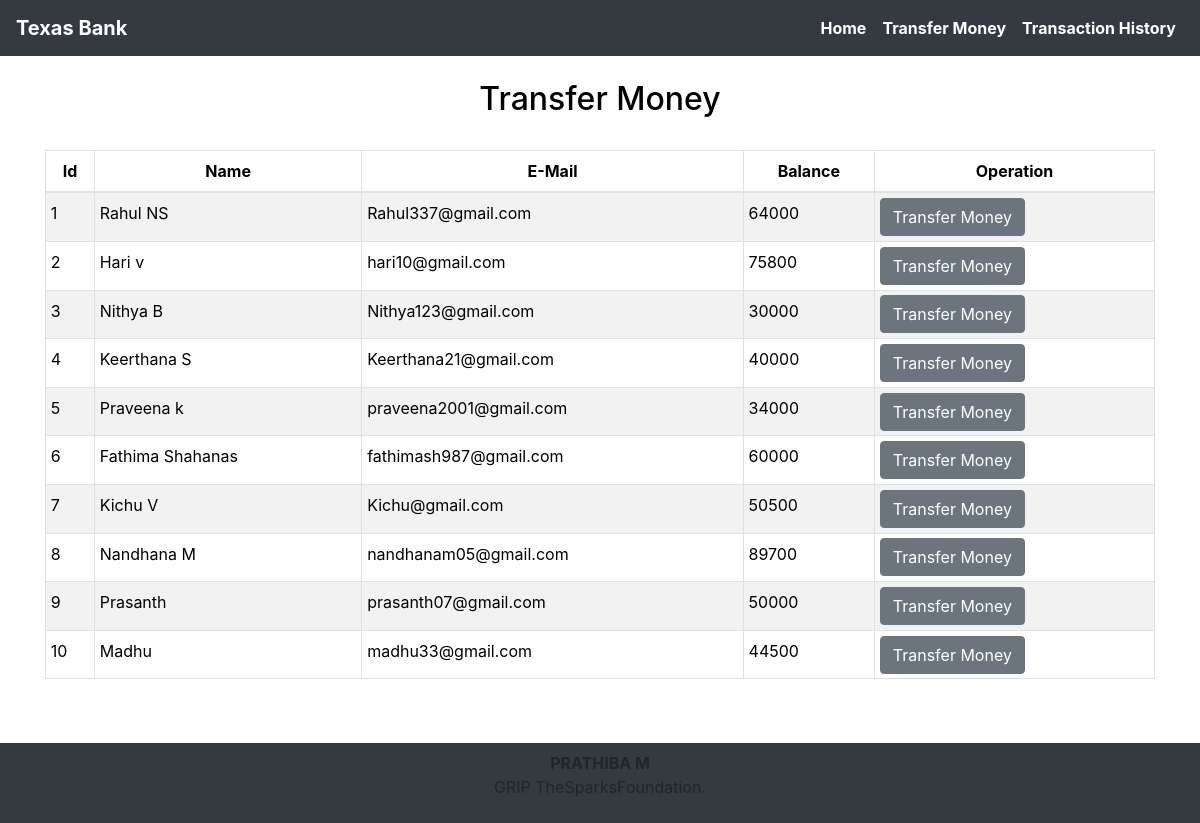
The page /moneytransfer.php on the database its author committed.
### tables this page shows
CREATE TABLE `users` (
  `id` int(3) NOT NULL,
  `name` text NOT NULL,
  `email` varchar(30) NOT NULL,
  `balance` int(8) NOT NULL
);

### moneytransfer.php (the view, shortened to what this page needs)
<!DOCTYPE html>
<html lang="en">
<head>
    <link rel="stylesheet" href="https://maxcdn.bootstrapcdn.com/bootstrap/4.0.0/css/bootstrap.min.css">
</head>
<body >
    <?php
    $servername = "localhost:3307";
    $username = "root";
    $password = "pm18082000";
    $dbname = "bank";
    $conn = mysqli_connect($servername, $username, $password, $dbname);
    $sql = "SELECT id,name,email,balance FROM users";
    $result = mysqli_query($conn, $sql);
    ?>
<nav class="navbar navbar-expand-md navbar-light bg-dark">
    <a href="index.php" class="navbar-brand " style="color:#fff" ><b>Texas Bank</b></a>
    <div class="collapse navbar-collapse" id="collapsibleNavbar">
        <ul class="navbar-nav ml-auto">
            <li class="nav-item">
                <a href="index.php" class="nav-link" style="color: white;"><b>Home</b></a>
            </li>
            <li class="nav-item">
                <a href="transfermoney.php" class="nav-link" style="color:white ;"><b>Transfer Money</b></a>
            </li>
            <li class="nav-item">
                <a href="transactionhistory.php" class="nav-link" style="color: white;"><b>Transaction History</b></a>
            </li>
        </ul>
    </div>
</nav>
    <div class="container">
        <h2 class="text-center pt-4" style="color : black;">Transfer Money</h2>
        <br>
        <div class="row">
            <div class="col">
                <div class="table-responsive-sm">
                    <table class="table table-hover table-sm table-striped table-condensed table-bordered" style="border-color:black;">
                        <thead style="color : black;">
                            <tr>
                                <th scope="col" class="text-center py-2">Id</th>
                                <th scope="col" class="text-center py-2">Name</th>
                                <th scope="col" class="text-center py-2">E-Mail</th>
                                <th scope="col" class="text-center py-2">Balance</th>
                                <th scope="col" class="text-center py-2">Operation</th>
                            </tr>
                        </thead>
                        <tbody>
                            <?php
                            while ($rows = mysqli_fetch_assoc($result)) {
                            ?>
                                <tr style="color : black;">
                                    <td class="py-2"><?php echo $rows['id'] ?></td>
                                    <td class="py-2"><?php echo $rows['name'] ?></td>
                                    <td class="py-2"><?php echo $rows['email'] ?></td>
                                    <td class="py-2"><?php echo $rows['balance'] ?></td>
                                    <td><a href="userdetail.php" id= <?php echo $rows['id']; ?>>
                                    <button type="button" class="btn btn-secondary" >Transfer Money</button></a></td>
                                </tr>
                            <?php
                            }
                            ?>
                        </tbody>
                    </table>
                </div>
            </div>
        </div>
    </div>
    <footer class="text-center mt-5 py-2 bg-dark">
         <b>PRATHIBA M</b><br>GRIP TheSparksFoundation.</p>
    </footer>
</body>
</html>

### moneytransfer.php (style rules this page uses)
button { transition: 1.5s; }

### rows shown on the page
users: id "1", name "Rahul NS", email "Rahul337@gmail.com", balance "64000"
users: id "2", name "Hari v", email "hari10@gmail.com", balance "75800"
users: id "3", name "Nithya B", email "Nithya123@gmail.com", balance "30000"
users: id "4", name "Keerthana S", email "Keerthana21@gmail.com", balance "40000"
users: id "5", name "Praveena k", email "praveena2001@gmail.com", balance "34000"
users: id "6", name "Fathima Shahanas", email "fathimash987@gmail.com", balance "60000"
users: id "7", name "Kichu V", email "Kichu@gmail.com", balance "50500"
users: id "8", name "Nandhana M", email "nandhanam05@gmail.com", balance "89700"
users: id "9", name "Prasanth", email "prasanth07@gmail.com", balance "50000"
users: id "10", name "Madhu", email "madhu33@gmail.com", balance "44500"
